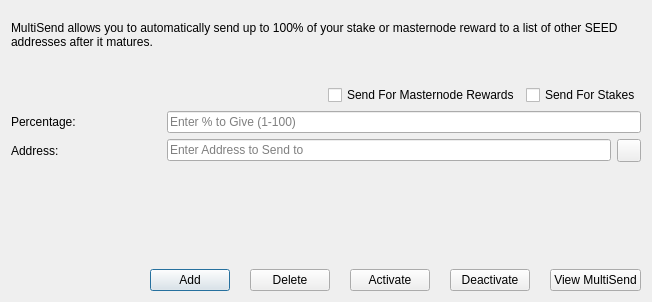
<?xml version="1.0" encoding="UTF-8"?>
<ui version="4.0">
 <class>MultiSendDialog</class>
 <widget class="QDialog" name="MultiSendDialog">
  <property name="windowModality">
   <enum>Qt::NonModal</enum>
  </property>
  <property name="geometry">
   <rect>
    <x>0</x>
    <y>0</y>
    <width>652</width>
    <height>302</height>
   </rect>
  </property>
  <property name="windowTitle">
   <string>MultiSend</string>
  </property>
  <property name="modal">
   <bool>true</bool>
  </property>
  <layout class="QVBoxLayout" name="verticalLayout">
   <item>
    <spacer name="verticalSpacer">
     <property name="orientation">
      <enum>Qt::Vertical</enum>
     </property>
     <property name="sizeType">
      <enum>QSizePolicy::Fixed</enum>
     </property>
     <property name="sizeHint" stdset="0">
      <size>
       <width>20</width>
       <height>10</height>
      </size>
     </property>
    </spacer>
   </item>
   <item>
    <widget class="QLabel" name="labelDescription">
     <property name="lineWidth">
      <number>1</number>
     </property>
     <property name="text">
      <string>MultiSend allows you to automatically send up to 100% of your stake or masternode reward to a list of other SEED addresses after it matures.</string>
     </property>
     <property name="alignment">
      <set>Qt::AlignLeading|Qt::AlignLeft|Qt::AlignTop</set>
     </property>
     <property name="wordWrap">
      <bool>true</bool>
     </property>
    </widget>
   </item>
   <item>
    <spacer name="verticalSpacer_2">
     <property name="orientation">
      <enum>Qt::Vertical</enum>
     </property>
     <property name="sizeType">
      <enum>QSizePolicy::Fixed</enum>
     </property>
     <property name="sizeHint" stdset="0">
      <size>
       <width>20</width>
       <height>30</height>
      </size>
     </property>
    </spacer>
   </item>
   <item>
    <layout class="QHBoxLayout" name="horizontalLayout">
     <item>
      <spacer name="horizontalSpacer_3">
       <property name="minimumSize">
        <size>
         <width>150</width>
         <height>0</height>
        </size>
       </property>
       <property name="orientation">
        <enum>Qt::Horizontal</enum>
       </property>
       <property name="sizeHint" stdset="0">
        <size>
         <width>40</width>
         <height>20</height>
        </size>
       </property>
      </spacer>
     </item>
     <item>
      <widget class="QCheckBox" name="multiSendMasternodeCheckBox">
       <property name="text">
        <string>Send For Masternode Rewards</string>
       </property>
      </widget>
     </item>
     <item>
      <widget class="QCheckBox" name="multiSendStakeCheckBox">
       <property name="text">
        <string>Send For Stakes</string>
       </property>
      </widget>
     </item>
    </layout>
   </item>
   <item>
    <layout class="QHBoxLayout" name="horizontalLayout_5">
     <item>
      <widget class="QLabel" name="labelPercentage">
       <property name="minimumSize">
        <size>
         <width>150</width>
         <height>0</height>
        </size>
       </property>
       <property name="toolTip">
        <string>Percentage of stake to send</string>
       </property>
       <property name="text">
        <string>Percentage:</string>
       </property>
      </widget>
     </item>
     <item>
      <widget class="QLineEdit" name="multiSendPercentEdit">
       <property name="toolTip">
        <string>Enter whole numbers 1 - 100</string>
       </property>
       <property name="placeholderText">
        <string>Enter % to Give (1-100)</string>
       </property>
      </widget>
     </item>
    </layout>
   </item>
   <item>
    <layout class="QHBoxLayout" name="horizontalLayout_4">
     <item>
      <widget class="QLabel" name="labelAddress">
       <property name="minimumSize">
        <size>
         <width>150</width>
         <height>0</height>
        </size>
       </property>
       <property name="toolTip">
        <string>Address to send portion of stake to</string>
       </property>
       <property name="text">
        <string>Address:</string>
       </property>
      </widget>
     </item>
     <item>
      <widget class="QLineEdit" name="multiSendAddressEdit">
       <property name="toolTip">
        <string/>
       </property>
       <property name="placeholderText">
        <string>Enter Address to Send to</string>
       </property>
      </widget>
     </item>
     <item>
      <widget class="QToolButton" name="addressBookButton">
       <property name="toolTip">
        <string>Choose an address from the address book</string>
       </property>
       <property name="text">
        <string/>
       </property>
       <property name="icon">
        <iconset resource="../seed.qrc">
         <normaloff>:/icons/address-book</normaloff>:/icons/address-book</iconset>
       </property>
       <property name="shortcut">
        <string>Alt+A</string>
       </property>
      </widget>
     </item>
    </layout>
   </item>
   <item>
    <widget class="QLabel" name="message">
     <property name="sizePolicy">
      <sizepolicy hsizetype="Preferred" vsizetype="Minimum">
       <horstretch>0</horstretch>
       <verstretch>0</verstretch>
      </sizepolicy>
     </property>
     <property name="minimumSize">
      <size>
       <width>0</width>
       <height>70</height>
      </size>
     </property>
     <property name="text">
      <string/>
     </property>
    </widget>
   </item>
   <item>
    <spacer name="verticalSpacer_3">
     <property name="orientation">
      <enum>Qt::Vertical</enum>
     </property>
     <property name="sizeHint" stdset="0">
      <size>
       <width>20</width>
       <height>40</height>
      </size>
     </property>
    </spacer>
   </item>
   <item>
    <layout class="QHBoxLayout" name="horizontalLayout_3">
     <property name="spacing">
      <number>20</number>
     </property>
     <item>
      <spacer name="horizontalSpacer_2">
       <property name="orientation">
        <enum>Qt::Horizontal</enum>
       </property>
       <property name="sizeHint" stdset="0">
        <size>
         <width>40</width>
         <height>20</height>
        </size>
       </property>
      </spacer>
     </item>
     <item>
      <widget class="QPushButton" name="addButton">
       <property name="toolTip">
        <string>Add to the MultiSend vector</string>
       </property>
       <property name="statusTip">
        <string>Add to MultiSend Vector</string>
       </property>
       <property name="text">
        <string>Add</string>
       </property>
       <property name="icon">
        <iconset resource="../seed.qrc">
         <normaloff>:/icons/add</normaloff>:/icons/add</iconset>
       </property>
      </widget>
     </item>
     <item>
      <widget class="QPushButton" name="deleteButton">
       <property name="toolTip">
        <string>Delete from  MultiSend vector</string>
       </property>
       <property name="statusTip">
        <string>Delete Address From MultiSend Vector</string>
       </property>
       <property name="text">
        <string>Delete</string>
       </property>
       <property name="icon">
        <iconset resource="../seed.qrc">
         <normaloff>:/icons/remove</normaloff>:/icons/remove</iconset>
       </property>
      </widget>
     </item>
     <item>
      <widget class="QPushButton" name="activateButton">
       <property name="toolTip">
        <string>Activate multisend</string>
       </property>
       <property name="statusTip">
        <string>Activate MultiSend</string>
       </property>
       <property name="text">
        <string>Activate</string>
       </property>
      </widget>
     </item>
     <item>
      <widget class="QPushButton" name="disableButton">
       <property name="toolTip">
        <string>Deactivate multisend</string>
       </property>
       <property name="statusTip">
        <string>Deactivate MultiSend</string>
       </property>
       <property name="text">
        <string>Deactivate</string>
       </property>
      </widget>
     </item>
     <item>
      <widget class="QPushButton" name="viewButton">
       <property name="toolTip">
        <string/>
       </property>
       <property name="statusTip">
        <string>View MultiSend Vector</string>
       </property>
       <property name="text">
        <string>View MultiSend</string>
       </property>
      </widget>
     </item>
    </layout>
   </item>
  </layout>
 </widget>
 <resources>
  <include location="../seed.qrc"/>
 </resources>
 <connections/>
</ui>
